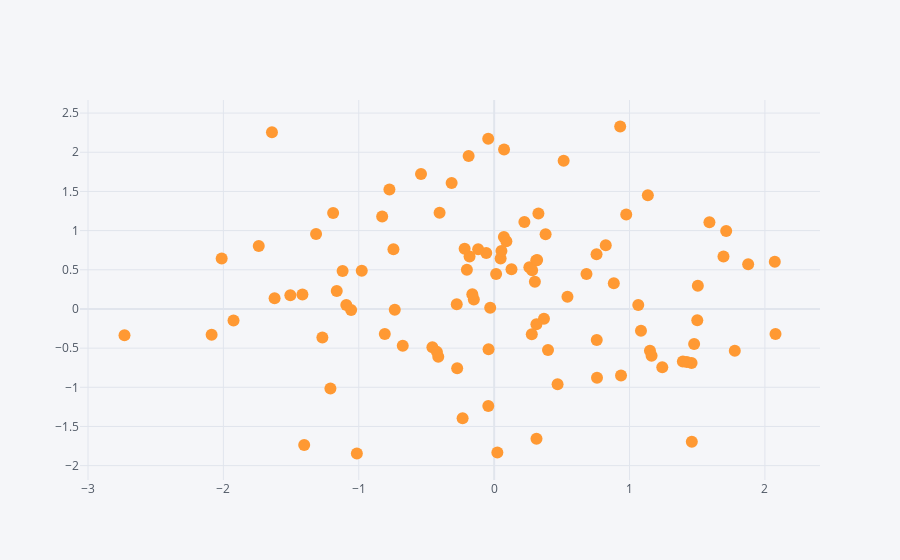

Notebook code cell kept with this figure:
### Code cell
df.iplot(kind='scatter',x='A',y='B', mode='markers')
